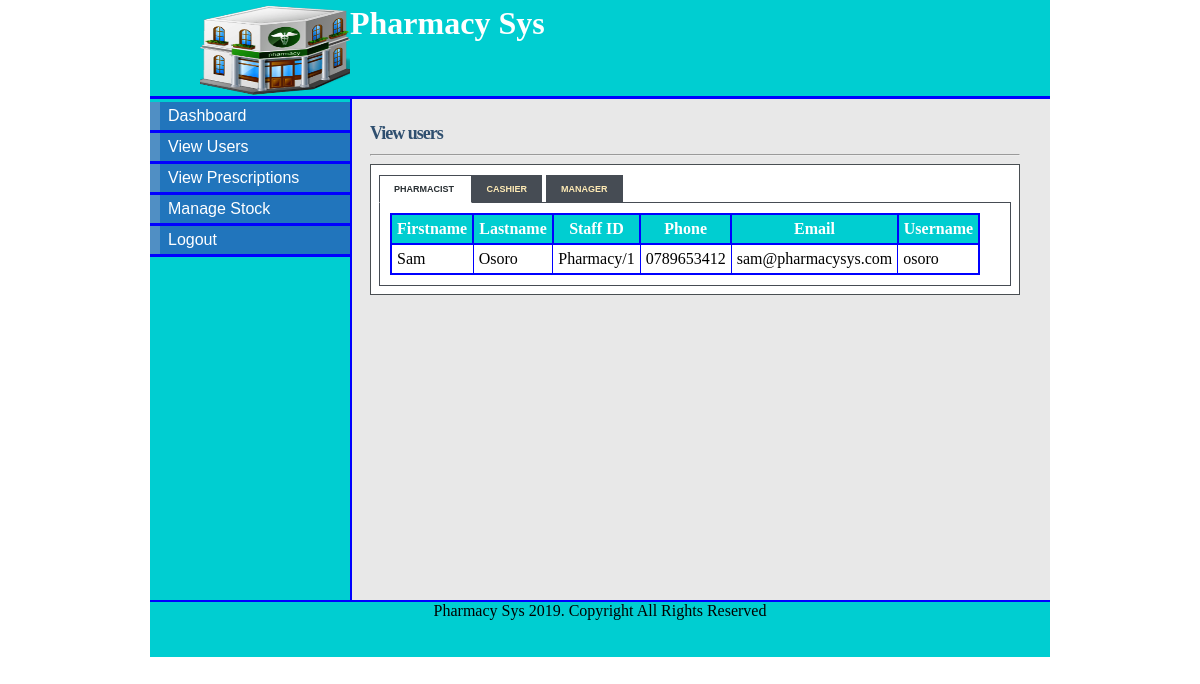
Before: /view.php (signed in) with the older database file.
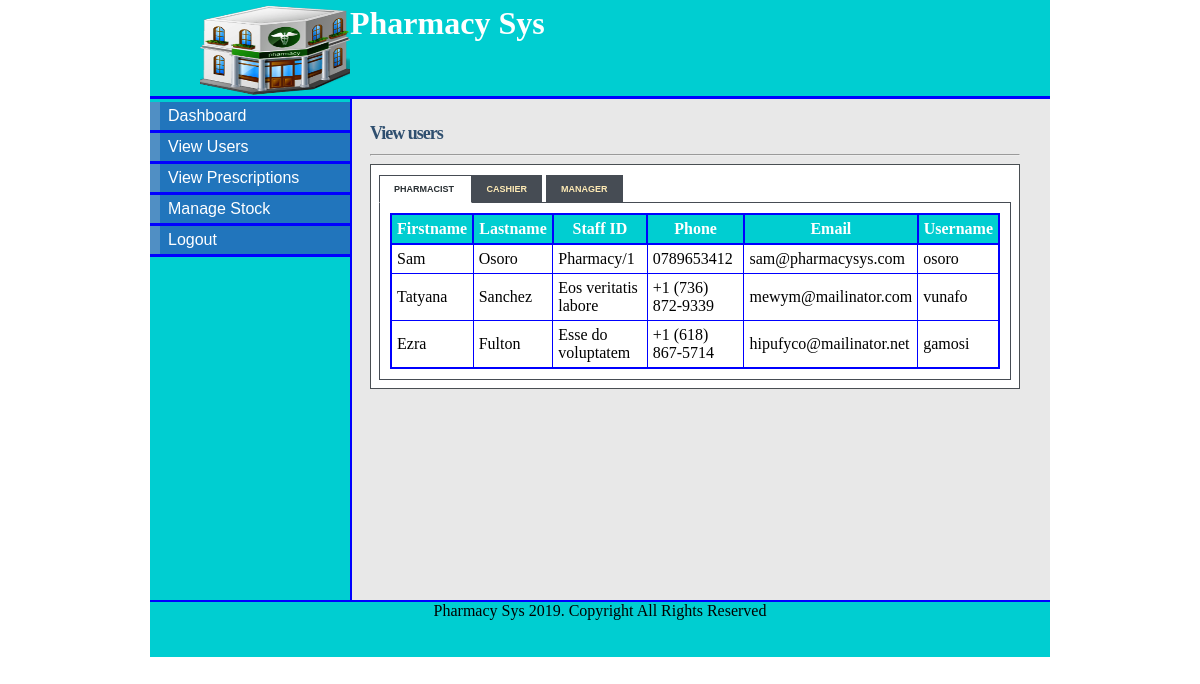
After: the same page with the newer database file.
### tables this page shows
CREATE TABLE `pharmacist` (
  `pharmacist_id` int(9) NOT NULL,
  `first_name` varchar(150) NOT NULL,
  `last_name` varchar(150) NOT NULL,
  `staff_id` varchar(100) NOT NULL,
  `postal_address` varchar(200) NOT NULL,
  `phone` varchar(20) NOT NULL,
  `email` varchar(200) NOT NULL,
  `username` varchar(100) NOT NULL,
  `password` varchar(32) NOT NULL,
  `date` datetime NOT NULL
);

### view.php (the view, shortened to what this page needs)
<!DOCTYPE html>
<html>
<head>
<link rel="stylesheet" type="text/css" href="style/mystyle.css">
<link rel="stylesheet" href="style/style.css" type="text/css" media="screen" />
<link rel="stylesheet" href="style/table.css" type="text/css" media="screen" />
</head>
<body>
<div id="content">
<div id="header">
<h1><a href="#"><img src="images/hd_logo.jpg"></a> Pharmacy Sys</h1></div>
<div id="left_column">
<div id="button">
		<ul>
			<li><a href="manager.php">Dashboard</a></li>
			<li><a href="view.php">View Users</a></li>
			<li><a href="view_prescription.php">View Prescriptions</a></li>
			<li><a href="stock.php">Manage Stock</a></li>
			<li><a href="logout.php">Logout</a></li>
		</ul>
</div>
</div>
<div id="main">
<div id="tabbed_box" class="tabbed_box">
    <h4>View users</h4>
<hr/>
    <div class="tabbed_area">
        <ul class="tabs">
            <li><a href="javascript:tabSwitch('tab_1', 'content_1');" id="tab_1" class="active">Pharmacist </a></li>
            <li><a href="javascript:tabSwitch('tab_2', 'content_2');" id="tab_2">Cashier</a></li>
			<li><a href="javascript:tabSwitch('tab_3', 'content_3');" id="tab_3">Manager</a></li>
        </ul>
        <div id="content_1" class="content">
<?php echo $message;
        include_once('connect_db.php');
       $result = mysqli_query($con,"SELECT * FROM pharmacist")or die(mysql_error());
        echo "<table border='1' cellpadding='5'>";
        echo "<tr><th>Firstname</th> <th>Lastname </th> <th>Staff ID</th><th>Phone</th><th>Email</th><th>Username </th></tr>";
        while($row = mysqli_fetch_array( $result )) {
                echo "<tr>";
                echo '<td>' . $row['first_name'] . '</td>';
				echo '<td>' . $row['last_name'] . '</td>';
				echo '<td>' . $row['staff_id'] . '</td>';
				echo '<td>' . $row['phone'] . '</td>';
				echo '<td>' . $row['email'] . '</td>';
				echo '<td>' . $row['username'] . '</td>';
			}
        echo "</table>";
?>
        </div>
    </div>
</div>
</div>
<div id="footer" align="Center"> Pharmacy Sys 2019. Copyright All Rights Reserved</div>
</div>
</body>
</html>

Changed rows visible on the page:
added pharmacist: first_name "Tatyana", last_name "Sanchez", staff "Eos veritatis labore", phone "+1 (736) 872-9339", email "mewym@mailinator.com", username "vunafo"
added pharmacist: first_name "Ezra", last_name "Fulton", staff "Esse do voluptatem", phone "+1 (618) 867-5714", email "hipufyco@mailinator.net", username "gamosi"
